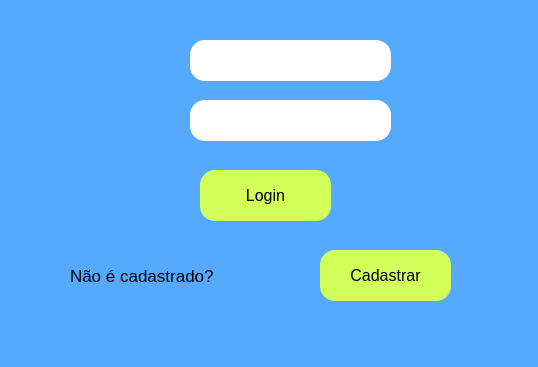
<?xml version="1.0" encoding="UTF-8"?>
<ui version="4.0">
 <class>MainWindow</class>
 <widget class="QMainWindow" name="MainWindow">
  <property name="geometry">
   <rect>
    <x>0</x>
    <y>0</y>
    <width>538</width>
    <height>367</height>
   </rect>
  </property>
  <property name="windowTitle">
   <string>MainWindow</string>
  </property>
  <property name="styleSheet">
   <string notr="true">background-color: rgb(85, 170, 255);</string>
  </property>
  <widget class="QWidget" name="centralwidget">
   <widget class="QLineEdit" name="lineEdit">
    <property name="geometry">
     <rect>
      <x>190</x>
      <y>40</y>
      <width>201</width>
      <height>41</height>
     </rect>
    </property>
    <property name="styleSheet">
     <string notr="true">background-color: rgb(255, 255, 255);
border-radius: 15px;
border-stule: outset;
border-width: 2px;
border-color: rgb(0, 0, 0);</string>
    </property>
   </widget>
   <widget class="QLabel" name="label">
    <property name="geometry">
     <rect>
      <x>70</x>
      <y>260</y>
      <width>151</width>
      <height>31</height>
     </rect>
    </property>
    <property name="font">
     <font>
      <pointsize>13</pointsize>
     </font>
    </property>
    <property name="text">
     <string>Não é cadastrado?</string>
    </property>
   </widget>
   <widget class="QPushButton" name="pushButton_2">
    <property name="geometry">
     <rect>
      <x>200</x>
      <y>170</y>
      <width>131</width>
      <height>51</height>
     </rect>
    </property>
    <property name="font">
     <font>
      <pointsize>12</pointsize>
     </font>
    </property>
    <property name="styleSheet">
     <string notr="true">background-color: rgb(211, 255, 90);
border-color: rgb(0, 0, 0);
border-radius: 15px;
border-stule: outset;
border-width: 2px;
border-color: rgb(0, 0, 0);</string>
    </property>
    <property name="text">
     <string>Login</string>
    </property>
   </widget>
   <widget class="QLineEdit" name="lineEdit_2">
    <property name="geometry">
     <rect>
      <x>190</x>
      <y>100</y>
      <width>201</width>
      <height>41</height>
     </rect>
    </property>
    <property name="styleSheet">
     <string notr="true">background-color: rgb(255, 255, 255);
border-radius: 15px;
border-stule: outset;
border-width: 2px;
</string>
    </property>
   </widget>
   <widget class="QPushButton" name="pushButton_3">
    <property name="geometry">
     <rect>
      <x>320</x>
      <y>250</y>
      <width>131</width>
      <height>51</height>
     </rect>
    </property>
    <property name="font">
     <font>
      <pointsize>12</pointsize>
     </font>
    </property>
    <property name="styleSheet">
     <string notr="true">background-color: rgb(211, 255, 90);
border-color: rgb(0, 0, 0);
border-radius: 15px;
border-stule: outset;
border-width: 2px;
border-color: rgb(0, 0, 0);</string>
    </property>
    <property name="text">
     <string>Cadastrar</string>
    </property>
   </widget>
  </widget>
  <widget class="QMenuBar" name="menubar">
   <property name="geometry">
    <rect>
     <x>0</x>
     <y>0</y>
     <width>538</width>
     <height>21</height>
    </rect>
   </property>
  </widget>
  <widget class="QStatusBar" name="statusbar"/>
 </widget>
 <resources/>
 <connections/>
</ui>
